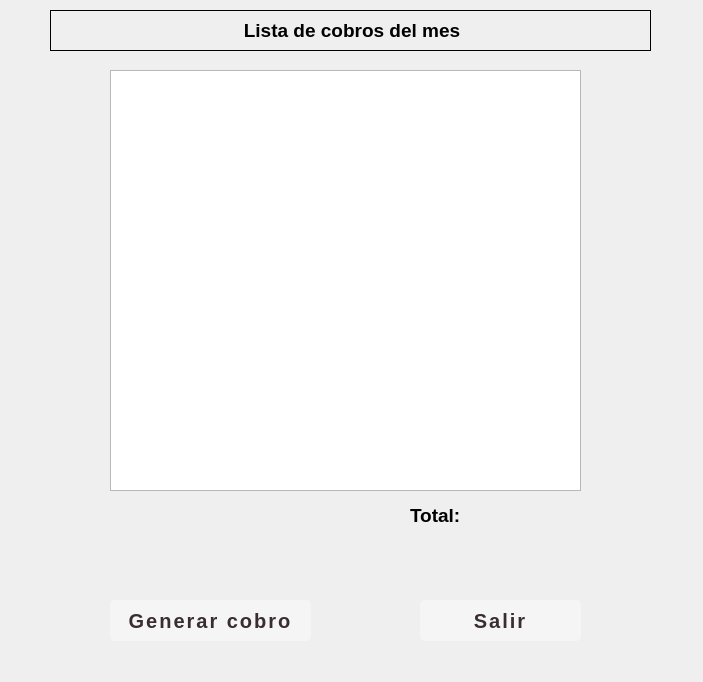
<?xml version="1.0" encoding="UTF-8"?>
<ui version="4.0">
 <class>ListaCobro</class>
 <widget class="QWidget" name="ListaCobro">
  <property name="geometry">
   <rect>
    <x>0</x>
    <y>0</y>
    <width>703</width>
    <height>682</height>
   </rect>
  </property>
  <property name="windowTitle">
   <string>Lista Cobro</string>
  </property>
  <widget class="QLabel" name="label">
   <property name="geometry">
    <rect>
     <x>50</x>
     <y>10</y>
     <width>601</width>
     <height>41</height>
    </rect>
   </property>
   <property name="frameShape">
    <enum>QFrame::Box</enum>
   </property>
   <property name="text">
    <string>&lt;html&gt;&lt;head/&gt;&lt;body&gt;&lt;p align=&quot;center&quot;&gt;&lt;span style=&quot; font-size:14pt; font-weight:600;&quot;&gt;Lista de cobros del mes&lt;/span&gt;&lt;/p&gt;&lt;/body&gt;&lt;/html&gt;</string>
   </property>
  </widget>
  <widget class="QTableWidget" name="tableListaCobro">
   <property name="geometry">
    <rect>
     <x>110</x>
     <y>70</y>
     <width>471</width>
     <height>421</height>
    </rect>
   </property>
  </widget>
  <widget class="QPushButton" name="downloadBtn">
   <property name="geometry">
    <rect>
     <x>110</x>
     <y>600</y>
     <width>201</width>
     <height>41</height>
    </rect>
   </property>
   <property name="font">
    <font>
     <pointsize>-1</pointsize>
     <weight>75</weight>
     <bold>true</bold>
    </font>
   </property>
   <property name="styleSheet">
    <string notr="true">#downloadBtn{
background-color: #F5F5F5;
border-radius: 5px;
color: #392D33;
padding: 5px;
font-size: 20px;
letter-spacing: 2px;
text-align: center;
font-weight: 600;
}

#downloadBtn:hover{
	color: rgb(17, 17, 17);
	border:1px solid rgb(225, 225, 225);
}</string>
   </property>
   <property name="text">
    <string>Generar cobro</string>
   </property>
  </widget>
  <widget class="QPushButton" name="exitBtn">
   <property name="geometry">
    <rect>
     <x>420</x>
     <y>600</y>
     <width>161</width>
     <height>41</height>
    </rect>
   </property>
   <property name="font">
    <font>
     <pointsize>-1</pointsize>
     <weight>75</weight>
     <bold>true</bold>
    </font>
   </property>
   <property name="styleSheet">
    <string notr="true">#exitBtn{
background-color: #F5F5F5;
border-radius: 5px;
color: #392D33;
padding: 5px;
font-size: 20px;
letter-spacing: 2px;
text-align: center;
font-weight: 600;
}

#exitBtn:hover{
	color: rgb(255, 0, 0);
	border:1px solid rgb(225, 225, 225);
}</string>
   </property>
   <property name="text">
    <string>Salir</string>
   </property>
  </widget>
  <widget class="QLabel" name="label_2">
   <property name="geometry">
    <rect>
     <x>410</x>
     <y>500</y>
     <width>71</width>
     <height>31</height>
    </rect>
   </property>
   <property name="text">
    <string>&lt;html&gt;&lt;head/&gt;&lt;body&gt;&lt;p&gt;&lt;span style=&quot; font-size:14pt; font-weight:600;&quot;&gt;Total:&lt;/span&gt;&lt;/p&gt;&lt;/body&gt;&lt;/html&gt;</string>
   </property>
  </widget>
  <widget class="QLabel" name="totalLista">
   <property name="geometry">
    <rect>
     <x>490</x>
     <y>500</y>
     <width>111</width>
     <height>31</height>
    </rect>
   </property>
   <property name="font">
    <font>
     <pointsize>12</pointsize>
    </font>
   </property>
   <property name="text">
    <string/>
   </property>
  </widget>
  <widget class="QLabel" name="cobro_lista_message">
   <property name="geometry">
    <rect>
     <x>120</x>
     <y>550</y>
     <width>451</width>
     <height>41</height>
    </rect>
   </property>
   <property name="styleSheet">
    <string notr="true">#cobro_lista_message{
	color: rgb(47, 47, 47);
	font-size: 12px;
	text-align: center;
    font-weight: 500;
	letter-spacing: 2px;
}</string>
   </property>
   <property name="text">
    <string/>
   </property>
   <property name="wordWrap">
    <bool>true</bool>
   </property>
  </widget>
 </widget>
 <resources/>
 <connections/>
</ui>
